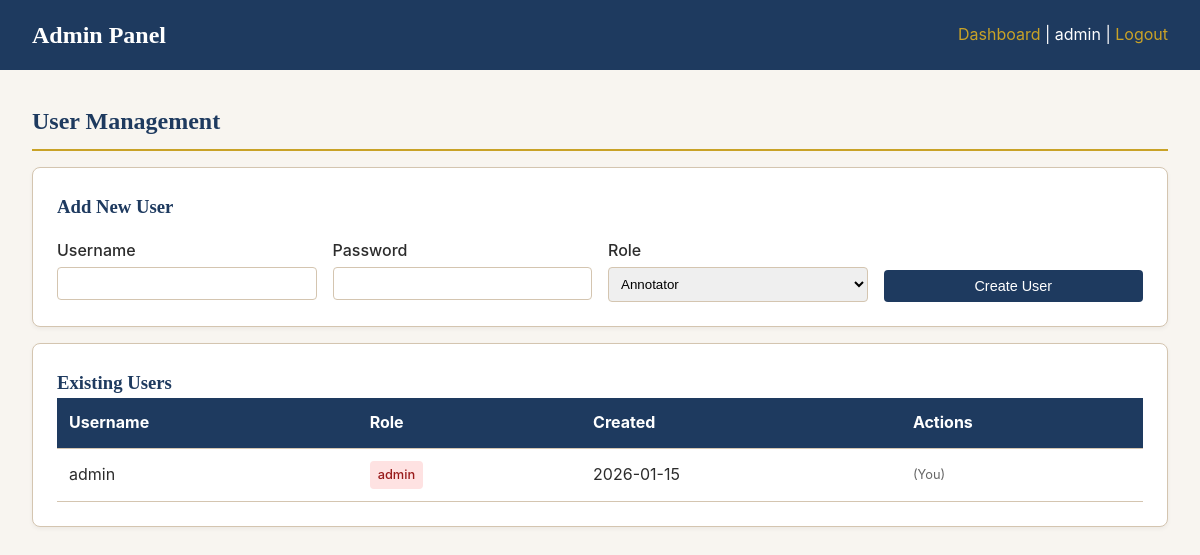
Page /admin/ (signed in) on the committed database.
### app/models.py (models this page shows, shortened)
class User(UserMixin, db.Model):
    __tablename__ = 'users'
    id = db.Column(db.Integer, primary_key=True)
    username = db.Column(db.String(80), unique=True, nullable=False)
    password_hash = db.Column(db.String(256), nullable=True)
    role = db.Column(db.String(20), default='annotator')  # admin, annotator, reviewer
    created_at = db.Column(db.DateTime, default=datetime.utcnow)

### app/routes/admin.py (the view)
@bp.route('/')
@admin_required
def admin_panel():
    users = User.query.order_by(User.username).all()
    return render_template('admin/index.html', users=users)

### app/routes/admin.py (called while the page is built)
def admin_required(f):
    @wraps(f)
    @login_required
    def decorated_function(*args, **kwargs):
        if current_user.role != 'admin':
            logger.warning("admin_access_denied",
                          user=current_user.username,
                          endpoint=request.endpoint)
            abort(403)
        return f(*args, **kwargs)
    return decorated_function

### app/templates/admin/index.html (shortened to what this page needs)
{% extends "base.html" %}
{% block header %}
<div class="header">
    <h1>Admin Panel</h1>
    <div>
        <a href="{{ url_for('dashboard.index') }}">Dashboard</a> |
        <span>{{ current_user.username }}</span> |
        <a href="{{ url_for('auth.logout') }}">Logout</a>
    </div>
</div>
{% endblock %}
{% block content %}
<div class="admin-section">
    <h2>User Management</h2>
    <div class="card">
        <h3>Add New User</h3>
        <form class="new-user-form" action="{{ url_for('admin.create_user') }}" method="POST"
              hx-post="{{ url_for('admin.create_user') }}"
              hx-swap="none"
              hx-on::after-request="if(event.detail.successful) location.reload()">
            <div class="form-group">
                <label for="username">Username</label>
                <input type="text" id="username" name="username" required>
            </div>
            <div class="form-group">
                <label for="password">Password</label>
                <input type="password" id="password" name="password" required>
            </div>
            <div class="form-group">
                <label for="role">Role</label>
                <select id="role" name="role">
                    <option value="annotator">Annotator</option>
                </select>
            </div>
            <div class="form-group" style="justify-content: flex-end;">
                <button type="submit" class="btn">Create User</button>
            </div>
        </form>
    </div>
    <div class="card">
        <h3>Existing Users</h3>
        <table class="user-table">
            <thead>
                <tr>
                    <th>Username</th>
                    <th>Role</th>
                    <th>Created</th>
                    <th>Actions</th>
                </tr>
            </thead>
            <tbody>
                {% for user in users %}
                <tr>
                    <td>{{ user.username }}</td>
                    <td>
                        <span class="role-badge role-{{ user.role }}">{{ user.role }}</span>
                    </td>
                    <td>{{ user.created_at.strftime('%Y-%m-%d') if user.created_at else 'N/A' }}</td>
                    <td>
                        <div class="action-buttons">
                            {% if user.id != current_user.id %}
                            <button class="btn btn-small btn-danger"
                                    hx-delete="{{ url_for('admin.delete_user', user_id=user.id) }}"
                                    hx-confirm="Are you sure you want to delete {{ user.username }}?"
                                    hx-on::after-request="if(event.detail.successful) location.reload()">
                                Delete
                            </button>
                            {% else %}
                            <span style="color: #666; font-size: 0.8rem;">(You)</span>
                            {% endif %}
                        </div>
                    </td>
                </tr>
                {% endfor %}
            </tbody>
        </table>
    </div>
</div>
{% endblock %}

### app/templates/base.html (style rules this page uses)
:root { --primary: #1e3a5f; --secondary: #c9a227; --accent: #2d6a4f; --background: #f8f5f0; --text: #2c2c2c; --border: #d4c5b0; }
* { box-sizing: border-box; margin: 0; padding: 0; }
body { font-family: 'Inter', -apple-system, sans-serif; background: var(--background); color: var(--text); line-height: 1.6; }
h1, h2, h3 { font-family: 'Crimson Text', Georgia, serif; color: var(--primary); }
.header { background: var(--primary); color: white; padding: 1rem 2rem; display: flex; justify-content: space-between; align-items: center; }
.header h1 { color: white; font-size: 1.5rem; }
.header a { color: var(--secondary); text-decoration: none; }
.btn { display: inline-block; padding: 0.5rem 1rem; background: var(--primary); color: white; border: none; border-radius: 4px; cursor: pointer; text-decoration: none; font-size: 0.9rem; }
.card { background: white; border: 1px solid var(--border); border-radius: 8px; padding: 1.5rem; margin-bottom: 1rem; box-shadow: 0 2px 4px rgba(0,0,0,0.05); }

### app/templates/admin/index.html (style rules this page uses)
.admin-section { margin-bottom: 2rem; }
.admin-section h2 { margin-bottom: 1rem; padding-bottom: 0.5rem; border-bottom: 2px solid var(--secondary); }
.user-table { width: 100%; border-collapse: collapse; }
.user-table th, .user-table td { padding: 0.75rem; text-align: left; border-bottom: 1px solid var(--border); }
.user-table th { background: var(--primary); color: white; }
.role-badge { display: inline-block; padding: 0.25rem 0.5rem; border-radius: 4px; font-size: 0.8rem; font-weight: 500; }
.role-admin { background: #fee2e2; color: #991b1b; }
.action-buttons { display: flex; gap: 0.5rem; }
.new-user-form { display: grid; grid-template-columns: repeat(auto-fit, minmax(200px, 1fr)); gap: 1rem; margin-top: 1rem; }
.form-group { display: flex; flex-direction: column; }
.form-group label { font-weight: 500; margin-bottom: 0.25rem; }
.form-group input, .form-group select { padding: 0.5rem; border: 1px solid var(--border); border-radius: 4px; }

### rows in the picture
User: username "admin", role "admin", created_at "2026-01-15", shows "(You)"
